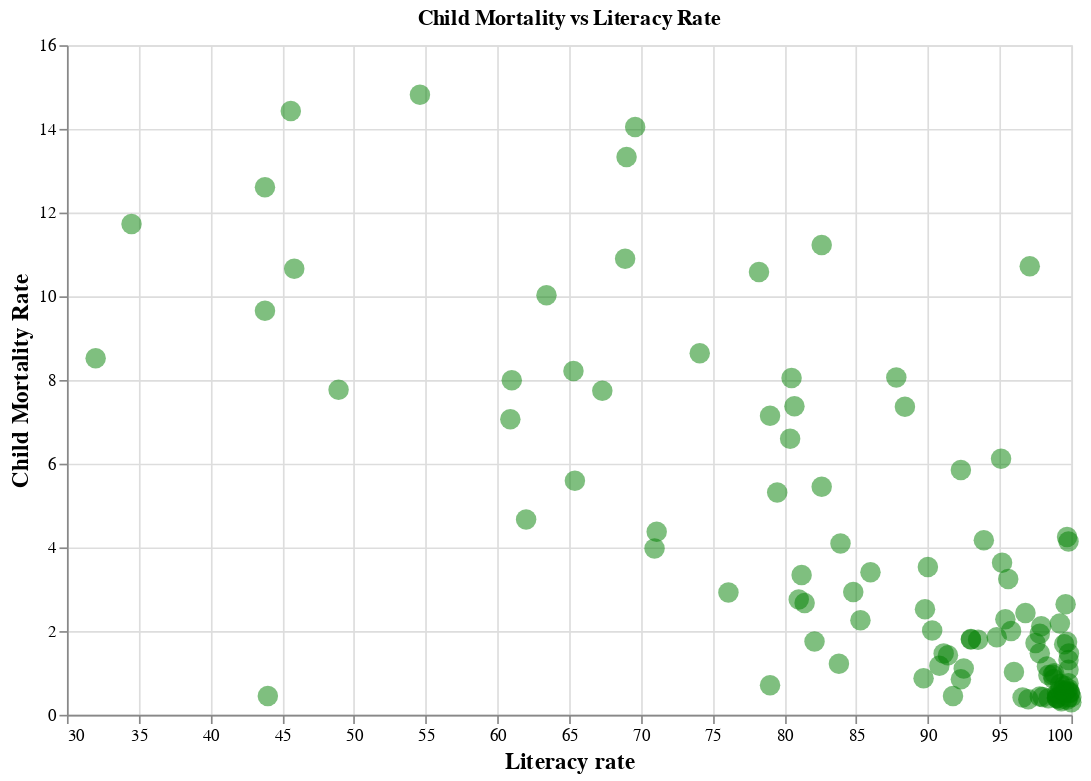

This figure's notebook cell:
### Code cell
merged_df_1 = pd.merge(other_data, child_death, on = 'Country name')
merged_df_1 = merged_df_1[merged_df_1['Year'] == 2011]



chart = alt.Chart(merged_df_1).mark_circle(
    size=150, color = 'green', opacity = 0.5
).encode(
    x=alt.X('Literacy rate (2011)', title = 'Literacy rate', axis = alt.Axis(titleFont = 'Helvetica', titleFontSize = 14, labelFont = 'Helvetica'), scale=alt.Scale(zero=False)),
    y=alt.Y('Child mortality rate', title = 'Child Mortality Rate', axis = alt.Axis(titleFont = 'Helvetica', titleFontSize = 14, labelFont = 'Helvetica'), scale=alt.Scale(zero=False)),
    tooltip=['Country name', 'Literacy rate (2011)', 'Child mortality rate']  # Optional tooltips
).properties(
    width=600,
    height=400,
    title='Child Mortality vs Literacy Rate'
)



# rect_patch = alt.Chart(pd.DataFrame({'x': [0.5], 'y': [0.5], 'width': [0.5], 'height': [0.5]})).mark_rect(fill='lightblue', opacity=0.5).encode(
#     x=alt.X('x:O', axis=None),
#     y=alt.Y('y:O', axis=None),
#     x2='x2:O',
#     y2='y2:O'
# )

alt.themes.enable('latimes') 

combined = chart 
combined.display()

### Figure 1 — Vega-Lite specification as saved in the notebook (floating-point values rounded to 4 significant figures; data arrays with more than 128 entries replaced by an {"elided": "..."} marker saying what was removed)
{"usermeta": {"embedOptions": {"theme": "latimes"}}, "config": {"view": {"continuousWidth": 300, "continuousHeight": 300}}, "data": {"name": "data-60d43d109e115b2d4eab8b37594f81d5"}, "mark": {"type": "circle", "color": "green", "opacity": 0.5, "size": 150}, "encoding": {"tooltip": [{"field": "Country name", "type": "nominal"}, {"field": "Literacy rate (2011)", "type": "quantitative"}, {"field": "Child mortality rate", "type": "quantitative"}], "x": {"axis": {"labelFont": "Helvetica", "titleFont": "Helvetica", "titleFontSize": 14}, "field": "Literacy rate (2011)", "scale": {"zero": false}, "title": "Literacy rate", "type": "quantitative"}, "y": {"axis": {"labelFont": "Helvetica", "titleFont": "Helvetica", "titleFontSize": 14}, "field": "Child mortality rate", "scale": {"zero": false}, "title": "Child Mortality Rate", "type": "quantitative"}}, "height": 400, "title": "Child Mortality vs Literacy Rate", "width": 600, "$schema": "https://vega.github.io/schema/vega-lite/v5.15.1.json", "datasets": {"data-60d43d109e115b2d4eab8b37594f81d5": {"elided": "210 records"}}}
